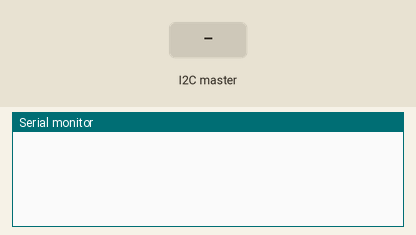
This sketch was run on a simulated Arduino Uno, built with avr-gcc and run on an emulated ATmega328P. On the bench: the last lines printed to the serial monitor. The inputs (shaded band) are chosen by the test bench.

Above: at 1.2 s.
1.3 s: the I2C master sends the byte 1
At 2.2 s:
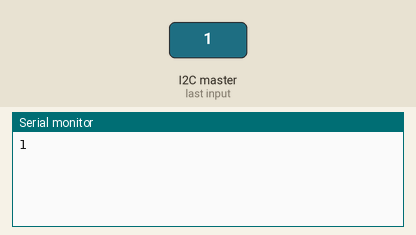
2.8 s: the I2C master sends the byte 90
At 3.3 s:
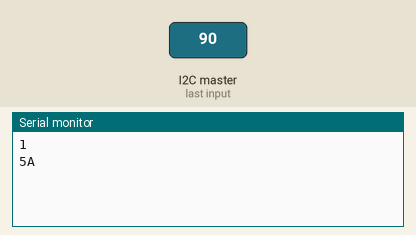
4.3 s: the I2C master sends the byte 200
At 5.6 s:
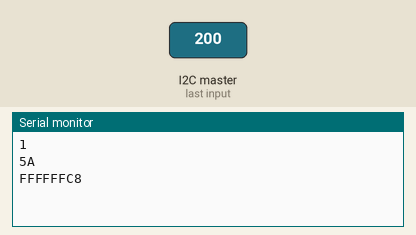

Measured:
- after the input at 1.3 s, the serial monitor: prints a new line at once (image 1)
- after the input at 2.8 s, the serial monitor: prints a new line at once (image 2)
- after the input at 4.3 s, the serial monitor: prints a new line at once (image 3)

The sketch:

I2CReader.ino
```cpp
#include <Wire.h>

void setup() {
  Wire.begin(8);                // join i2c bus with address #8
  Wire.onReceive(receiveEvent); // register event
  Serial.begin(115200);           // start serial for output
}

void loop()
{
  while (0 < Wire.available()) { // loop through all but the last
    char c = Wire.read(); // receive byte as a character
    Serial.print(">");         // print the character
    Serial.println(c,HEX);         // print the character
  }

  delay(100);
}

// function that executes whenever data is received from master
// this function is registered as an event, see setup()
void receiveEvent(int howMany) {
  while (0 < Wire.available()) { // loop through all but the last
    char c = Wire.read(); // receive byte as a character
    Serial.print(c,HEX);         // print the character
    Serial.print(" ");         // print the character
  }
  Serial.println(" ");         // print the character
}
```
